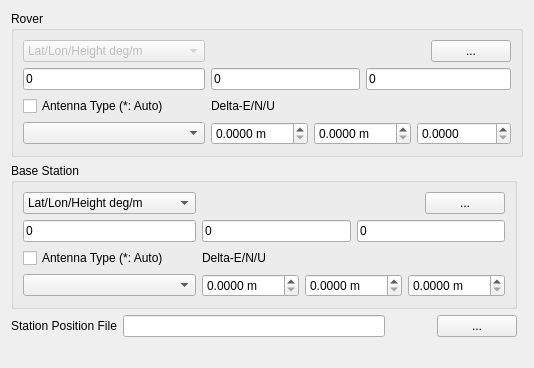
     <widget class="QWidget" name="TabSheet5">
      <property name="toolTip">
       <string/>
      </property>
      <attribute name="title">
       <string>&amp;Positions</string>
      </attribute>
      <layout class="QGridLayout" name="gridLayout_13">
       <item row="5" column="2">
        <widget class="QPushButton" name="BtnStaPosView">
         <property name="enabled">
          <bool>true</bool>
         </property>
         <property name="toolTip">
          <string/>
         </property>
         <property name="text">
          <string/>
         </property>
         <property name="icon">
          <iconset resource="../rtkconv_qt/rtkconv_qt.qrc">
           <normaloff>:/buttons/doc.bmp</normaloff>:/buttons/doc.bmp</iconset>
         </property>
         <property name="flat">
          <bool>true</bool>
         </property>
        </widget>
       </item>
       <item row="5" column="3">
        <widget class="QPushButton" name="BtnStaPosFile">
         <property name="enabled">
          <bool>true</bool>
         </property>
         <property name="palette">
          <palette>
           <active>
            <colorrole role="WindowText">
             <brush brushstyle="SolidPattern">
              <color alpha="255">
               <red>0</red>
               <green>0</green>
               <blue>0</blue>
              </color>
             </brush>
            </colorrole>
           </active>
           <inactive>
            <colorrole role="WindowText">
             <brush brushstyle="SolidPattern">
              <color alpha="255">
               <red>0</red>
               <green>0</green>
               <blue>0</blue>
              </color>
             </brush>
            </colorrole>
           </inactive>
           <disabled>
            <colorrole role="WindowText">
             <brush brushstyle="SolidPattern">
              <color alpha="255">
               <red>0</red>
               <green>0</green>
               <blue>0</blue>
              </color>
             </brush>
            </colorrole>
           </disabled>
          </palette>
         </property>
         <property name="toolTip">
          <string/>
         </property>
         <property name="text">
          <string>...</string>
         </property>
         <property name="flat">
          <bool>false</bool>
         </property>
        </widget>
       </item>
       <item row="5" column="1">
        <widget class="QLineEdit" name="StaPosFile">
         <property name="enabled">
          <bool>true</bool>
         </property>
         <property name="toolTip">
          <string/>
         </property>
         <property name="text">
          <string/>
         </property>
        </widget>
       </item>
       <item row="6" column="0" colspan="4">
        <widget class="QLabel" name="Label4">
         <property name="enabled">
          <bool>true</bool>
         </property>
         <property name="sizePolicy">
          <sizepolicy hsizetype="Preferred" vsizetype="Fixed">
           <horstretch>0</horstretch>
           <verstretch>0</verstretch>
          </sizepolicy>
         </property>
         <property name="toolTip">
          <string/>
         </property>
         <property name="text">
          <string/>
         </property>
        </widget>
       </item>
       <item row="5" column="0">
        <widget class="QLabel" name="Label30">
         <property name="enabled">
          <bool>true</bool>
         </property>
         <property name="toolTip">
          <string/>
         </property>
         <property name="text">
          <string>Station Position File</string>
         </property>
        </widget>
       </item>
       <item row="4" column="0" colspan="4">
        <widget class="QGroupBox" name="GroupRefAnt">
         <property name="sizePolicy">
          <sizepolicy hsizetype="Preferred" vsizetype="Fixed">
           <horstretch>0</horstretch>
           <verstretch>0</verstretch>
          </sizepolicy>
         </property>
         <property name="toolTip">
          <string/>
         </property>
         <property name="title">
          <string>Base Station</string>
         </property>
         <layout class="QGridLayout" name="gridLayout_6">
          <item row="0" column="0">
           <widget class="QComboBox" name="RefPosType">
            <property name="enabled">
             <bool>true</bool>
            </property>
            <property name="toolTip">
             <string/>
            </property>
            <item>
             <property name="text">
              <string>Lat/Lon/Height deg/m</string>
             </property>
            </item>
            <item>
             <property name="text">
              <string>Lat/Lon/Height dms/m</string>
             </property>
            </item>
            <item>
             <property name="text">
              <string>X/Y/Z-ECEF m</string>
             </property>
            </item>
            <item>
             <property name="text">
              <string>Average of Single Position</string>
             </property>
            </item>
            <item>
             <property name="text">
              <string>Get from Position File</string>
             </property>
            </item>
            <item>
             <property name="text">
              <string>RINEX Header Postion</string>
             </property>
            </item>
           </widget>
          </item>
          <item row="0" column="5">
           <widget class="QPushButton" name="BtnRefPos">
            <property name="enabled">
             <bool>true</bool>
            </property>
            <property name="toolTip">
             <string/>
            </property>
            <property name="text">
             <string>...</string>
            </property>
            <property name="flat">
             <bool>false</bool>
            </property>
           </widget>
          </item>
          <item row="1" column="0">
           <widget class="QLineEdit" name="RefPos1">
            <property name="enabled">
             <bool>true</bool>
            </property>
            <property name="toolTip">
             <string/>
            </property>
            <property name="text">
             <string>0</string>
            </property>
           </widget>
          </item>
          <item row="1" column="1" colspan="2">
           <widget class="QLineEdit" name="RefPos2">
            <property name="enabled">
             <bool>true</bool>
            </property>
            <property name="toolTip">
             <string/>
            </property>
            <property name="text">
             <string>0</string>
            </property>
           </widget>
          </item>
          <item row="1" column="3" colspan="3">
           <widget class="QLineEdit" name="RefPos3">
            <property name="enabled">
             <bool>true</bool>
            </property>
            <property name="toolTip">
             <string/>
            </property>
            <property name="text">
             <string>0</string>
            </property>
           </widget>
          </item>
          <item row="3" column="0">
           <widget class="QComboBox" name="RefAnt">
            <property name="enabled">
             <bool>true</bool>
            </property>
            <property name="toolTip">
             <string/>
            </property>
           </widget>
          </item>
          <item row="2" column="0">
           <widget class="QCheckBox" name="RefAntPcv">
            <property name="toolTip">
             <string/>
            </property>
            <property name="text">
             <string>Antenna Type (*: Auto)</string>
            </property>
            <property name="checked">
             <bool>false</bool>
            </property>
           </widget>
          </item>
          <item row="2" column="1">
           <widget class="QLabel" name="LabelRefAntD">
            <property name="enabled">
             <bool>true</bool>
            </property>
            <property name="toolTip">
             <string/>
            </property>
            <property name="text">
             <string>Delta-E/N/U</string>
            </property>
           </widget>
          </item>
          <item row="3" column="1">
           <widget class="QDoubleSpinBox" name="RefAntE">
            <property name="suffix">
             <string> m</string>
            </property>
            <property name="decimals">
             <number>4</number>
            </property>
            <property name="maximum">
             <double>1000.000000000000000</double>
            </property>
           </widget>
          </item>
          <item row="3" column="2" colspan="2">
           <widget class="QDoubleSpinBox" name="RefAntN">
            <property name="suffix">
             <string> m</string>
            </property>
            <property name="decimals">
             <number>4</number>
            </property>
            <property name="maximum">
             <double>1000.000000000000000</double>
            </property>
           </widget>
          </item>
          <item row="3" column="4" colspan="2">
           <widget class="QDoubleSpinBox" name="RefAntU">
            <property name="suffix">
             <string> m</string>
            </property>
            <property name="decimals">
             <number>4</number>
            </property>
            <property name="maximum">
             <double>1000.000000000000000</double>
            </property>
           </widget>
          </item>
         </layout>
        </widget>
       </item>
       <item row="0" column="0" rowspan="2" colspan="5">
        <widget class="QGroupBox" name="GroupRovAnt">
         <property name="sizePolicy">
          <sizepolicy hsizetype="Preferred" vsizetype="Fixed">
           <horstretch>0</horstretch>
           <verstretch>0</verstretch>
          </sizepolicy>
         </property>
         <property name="toolTip">
          <string/>
         </property>
         <property name="title">
          <string>Rover</string>
         </property>
         <layout class="QGridLayout" name="gridLayout_7">
          <item row="0" column="0">
           <widget class="QComboBox" name="RovPosType">
            <property name="enabled">
             <bool>false</bool>
            </property>
            <property name="toolTip">
             <string/>
            </property>
            <item>
             <property name="text">
              <string>Lat/Lon/Height deg/m</string>
             </property>
            </item>
            <item>
             <property name="text">
              <string>Lat/Lon/Height dms/m</string>
             </property>
            </item>
            <item>
             <property name="text">
              <string>X/Y/Z-ECEF m</string>
             </property>
            </item>
            <item>
             <property name="text">
              <string>Average of Single Pos</string>
             </property>
            </item>
            <item>
             <property name="text">
              <string>Get from Position File</string>
             </property>
            </item>
            <item>
             <property name="text">
              <string>RINEX Header Position</string>
             </property>
            </item>
           </widget>
          </item>
          <item row="0" column="5">
           <widget class="QPushButton" name="BtnRovPos">
            <property name="enabled">
             <bool>true</bool>
            </property>
            <property name="toolTip">
             <string/>
            </property>
            <property name="text">
             <string>...</string>
            </property>
            <property name="flat">
             <bool>false</bool>
            </property>
           </widget>
          </item>
          <item row="1" column="0">
           <widget class="QLineEdit" name="RovPos1">
            <property name="enabled">
             <bool>true</bool>
            </property>
            <property name="toolTip">
             <string/>
            </property>
            <property name="text">
             <string>0</string>
            </property>
           </widget>
          </item>
          <item row="1" column="1" colspan="2">
           <widget class="QLineEdit" name="RovPos2">
            <property name="enabled">
             <bool>true</bool>
            </property>
            <property name="toolTip">
             <string/>
            </property>
            <property name="text">
             <string>0</string>
            </property>
           </widget>
          </item>
          <item row="1" column="3" colspan="3">
           <widget class="QLineEdit" name="RovPos3">
            <property name="enabled">
             <bool>true</bool>
            </property>
            <property name="toolTip">
             <string/>
            </property>
            <property name="text">
             <string>0</string>
            </property>
           </widget>
          </item>
          <item row="4" column="0">
           <widget class="QComboBox" name="RovAnt">
            <property name="enabled">
             <bool>true</bool>
            </property>
            <property name="toolTip">
             <string/>
            </property>
           </widget>
          </item>
          <item row="4" column="1">
           <widget class="QDoubleSpinBox" name="RovAntE">
            <property name="suffix">
             <string> m</string>
            </property>
            <property name="decimals">
             <number>4</number>
            </property>
            <property name="maximum">
             <double>1000.000000000000000</double>
            </property>
           </widget>
          </item>
          <item row="2" column="0">
           <widget class="QCheckBox" name="RovAntPcv">
            <property name="toolTip">
             <string/>
            </property>
            <property name="text">
             <string>Antenna Type (*: Auto)</string>
            </property>
            <property name="checked">
             <bool>false</bool>
            </property>
           </widget>
          </item>
          <item row="2" column="1">
           <widget class="QLabel" name="LabelRovAntD">
            <property name="enabled">
             <bool>true</bool>
            </property>
            <property name="toolTip">
             <string/>
            </property>
            <property name="text">
             <string>Delta-E/N/U</string>
            </property>
           </widget>
          </item>
          <item row="4" column="2" colspan="2">
           <widget class="QDoubleSpinBox" name="RovAntN">
            <property name="suffix">
             <string> m</string>
            </property>
            <property name="decimals">
             <number>4</number>
            </property>
            <property name="maximum">
             <double>1000.000000000000000</double>
            </property>
           </widget>
          </item>
          <item row="4" column="4" colspan="2">
           <widget class="QDoubleSpinBox" name="RovAntU">
            <property name="decimals">
             <number>4</number>
            </property>
            <property name="maximum">
             <double>1000.000000000000000</double>
            </property>
           </widget>
          </item>
         </layout>
        </widget>
       </item>
      </layout>
     </widget>
